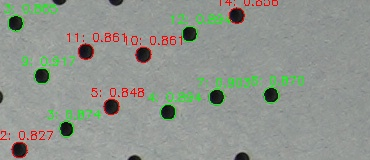
#> input picture marked.jpg, 370 x 160 px, given in place of Test_100MP.TIF, which was not available
$ python main.py
#> lines starting #> are read from the running program, lines starting #| are printed output that depends on the picture; after the words box and inside, x2 and y2 are one past the last pixel; in counts of white or black regions, pixels touching at a corner belong together; pictures that were not available may be replaced by others from this repository, and a replacement may not be noted
import cv2
import numpy as np

def detect_irregularities_by_shape(edges, circularity_threshold=0.8, min_contour_area=10, perimeter_threshold=50.0, area_threshold=0.0):
    regular_contours = []
    irregular_contours = []
    regular_circularities = []
    irregular_circularities = []
    regular_perimeters = []
    irregular_perimeters = []
    regular_areas = []
    irregular_areas = []
    regular_indices = []
    irregular_indices = []
    problematic_contour_idx = None

    # Find contours in the edge-detected image
    contours, _ = cv2.findContours(edges, cv2.RETR_EXTERNAL, cv2.CHAIN_APPROX_SIMPLE)

    for idx, contour in enumerate(contours):
        # Calculate area and perimeter
        area = cv2.contourArea(contour)
        perimeter = cv2.arcLength(contour, True)

        # Avoid division by zero and filter small contours
        if perimeter == 0 or area < min_contour_area:
            continue

        # Calculate circularity
        circularity = 4 * np.pi * (area / (perimeter * perimeter))

        # Debugging: Print out contour information
        print(f"Contour {idx}: Area = {area}, Perimeter = {perimeter}, Circularity = {circularity}")

        if perimeter < perimeter_threshold and circularity < circularity_threshold:
            irregular_contours.append(contour)
            irregular_circularities.append(circularity)
            irregular_indices.append(idx)
            irregular_perimeters.append(perimeter)
            irregular_areas.append(area)
        else:
            regular_contours.append(contour)
            regular_circularities.append(circularity)
            regular_indices.append(idx)
            regular_perimeters.append(perimeter)
            regular_areas.append(area)

    return (regular_contours, regular_circularities, regular_indices, regular_perimeters, regular_areas), (irregular_contours, irregular_circularities, irregular_indices, irregular_perimeters, irregular_areas), problematic_contour_idx

def draw_contours(image, contours, circularities, indices, color):
    for idx, (contour, circularity, original_idx) in enumerate(zip(contours, circularities, indices)):
        cv2.drawContours(image, [contour], -1, color, 3)
        # Compute the center of the contour
        M = cv2.moments(contour)
        if M["m00"] != 0:
            cX = int(M["m10"] / M["m00"])
            cY = int(M["m01"] / M["m00"])
            # Label the contour with its original index and circularity
            cv2.putText(image, f"{original_idx}", (cX - 20, cY - 10), cv2.FONT_HERSHEY_SIMPLEX, 0.4, color, 1)

def main(image_path='test.jpg', output_path='marked.jpg', circularity_threshold=0.8, min_contour_area=10, perimeter_threshold=49.0, threshold_output='threshold.jpg', area_threshold=0.0):
    # Load the image
#> called with image_path = 'pics/Test_100MP.TIF', output_path = 'finished/100MP_Finished.jpg', circularity_threshold = 0.88, min_contour_area = 10, perimeter_threshold = 127.3, threshold_output = 'threshold.jpg', area_threshold = 0
    image = cv2.imread(image_path, -1)
#> image is the input picture: shape (160, 370, 3); mean B, G, R 141.7, 149.4, 143.9
    if image is None:
        print("Error: Could not load image.")
        return

    # Convert to grayscale
    gray = cv2.cvtColor(image, cv2.COLOR_BGR2GRAY)
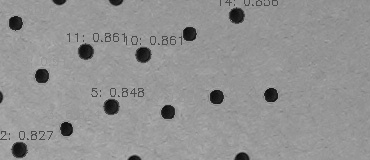
#> gray: shape (160, 370); min 4, max 182, mean 146.9
    # Display the result
    cv2.imshow("Grayscale result", gray)
    cv2.waitKey(0)
    cv2.destroyAllWindows()

    # Apply Gaussian blur
    # blur1 = cv2.GaussianBlur(gray, (1, 1), 1)

    # Otsu's thresholding after Gaussian filtering
    # Only doing grayscale for now
    ret1,thresholded = cv2.threshold(gray,0,255,cv2.THRESH_BINARY+cv2.THRESH_OTSU)
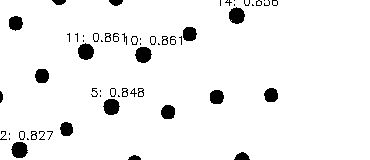
#> thresholded: shape (160, 370); 94.9% white; 60 black regions (27 under 20 px), largest, box (x1, y1, x2, y2) and area: (11, 142, 28, 158) 212, (103, 99, 120, 115) 211, (78, 43, 94, 60) 209
#> ret1 = 96

    # Display the result
    cv2.imshow("Thresholded Result", thresholded)
    cv2.waitKey(0)
    cv2.destroyAllWindows()

    # Apply Canny edge detection
    edges = cv2.Canny(thresholded, 20, 150)
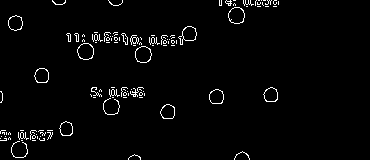
#> edges: shape (160, 370); 2.5% white in thin lines or dots, all inside (x1, y1, x2, y2) = (0, 0, 279, 160)
    cv2.imshow("Edges", edges)
    cv2.waitKey(0)
    cv2.destroyAllWindows()

    # Apply morphological opening to remove small noise
    kernel = np.ones((2, 2), np.uint8)
    edges = cv2.morphologyEx(edges, cv2.MORPH_OPEN, kernel)
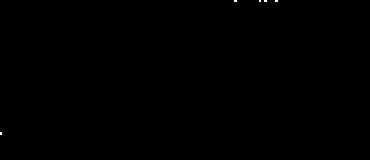
#> edges: shape (160, 370); 0.05% white in thin lines or dots, all inside (x1, y1, x2, y2) = (0, 0, 278, 135)

    # Detect irregularities based on circularity
    (regular_contours,
     regular_circularities,
     regular_indices,
     regular_perimeters,
     regular_areas
     ), (irregular_contours,
         irregular_circularities,
         irregular_indices,
         irregular_perimeters,
         irregular_areas), problematic_contour_idx = detect_irregularities_by_shape(
                 edges,
                 circularity_threshold,
                 min_contour_area,
                 perimeter_threshold=perimeter_threshold,
                 area_threshold=area_threshold
                 )
#> in detect_irregularities_by_shape, `contours, _ = cv2.findContours(edges, cv2.RETR_EXTERNAL, cv2.CHAIN_APP..`: contours = 5 contours, all with area under 20
#> the loop in detect_irregularities_by_shape, `for idx, contour in enumerate(contours):` made 5 passes
#> (contour, area, perimeter) on passes 1 to 5: ([[0, 132], [0, 134], [1, 134], [1, 132]], 2, 6), ([[275, 0], [275, 1], [277, 1], [277, 0]], 2, 6), ([[264, 0], [264, 1], [266, 1], [266, 0]], 2, 6), ([[259, 0], [259, 1], [260, 1], [260, 0]], 1, 4), ([[234, 0], [234, 1], [236, 1], [236, 0]], 2, 6)
#> after the loop in detect_irregularities_by_shape, `for idx, contour in enumerate(contours):`: irregular_areas = []
#> regular_contours = []; regular_circularities = []; regular_indices = []; regular_perimeters = []; regular_areas = []; irregular_contours = []; irregular_circularities = []; irregular_indices = []; irregular_perimeters = []; irregular_areas = []

    # Highlight and label regular contours in green
    draw_contours(image, regular_contours, regular_circularities, regular_indices, (0, 255, 0))

    # Highlight and label irregular contours in red
    draw_contours(image, irregular_contours, irregular_circularities, irregular_indices, (0, 0, 255))

    # Highlight the problematic contour in blue for visualization
    if problematic_contour_idx is not None and problematic_contour_idx < len(irregular_contours):
        cv2.drawContours(image, [irregular_contours[problematic_contour_idx]], -1, (255, 0, 0), 2)
        print(f"Problematic Contour {problematic_contour_idx} Points: {irregular_contours[problematic_contour_idx]}")
    else:
        print("No problematic contour detected.")


    for idx, _ in enumerate(irregular_contours):
        print(f"Irregular contour at Contour index: {irregular_contours[idx]}")
#> this loop made 0 passes

    for idx, perimeter in enumerate(irregular_perimeters):
        print(f"Irregular Perimeter: Contour {irregular_indices[idx]}: \nPerimeter: {perimeter:.10f} \nCircularity: {irregular_circularities[idx]:.10f} \nArea: {irregular_areas[idx]:.10f}\n\n")


    # Display the result
    cv2.imshow("Detected Irregularities", image)
    cv2.waitKey(0)
    cv2.destroyAllWindows()

    # Save the result
    cv2.imwrite(output_path, image)
# Example usage with display scaling
main(image_path='pics/Test_100MP.TIF', output_path='finished/100MP_Finished.jpg', circularity_threshold=0.88, min_contour_area=10, perimeter_threshold=127.3, area_threshold=0.0)
